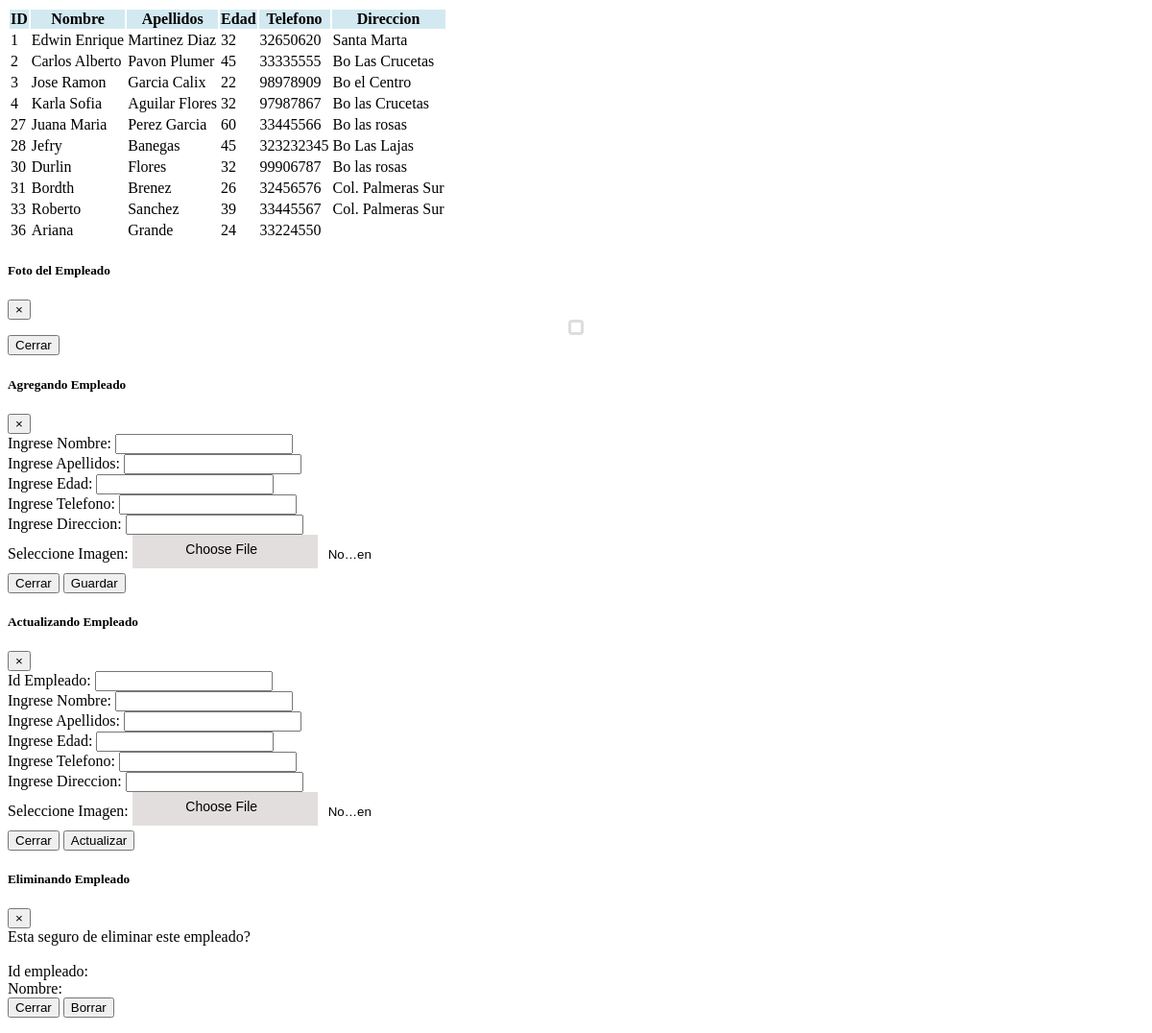
Screenshot of /consultaTablaEmpleados.php with the database file from the repository.
### tables this page shows
CREATE TABLE `empleados` (
  `idempleado` int(11) NOT NULL,
  `nombre` varchar(50) NOT NULL,
  `apellidos` varchar(50) NOT NULL,
  `edad` int(11) NOT NULL,
  `telefono` int(11) DEFAULT NULL,
  `direccion` varchar(100) DEFAULT NULL,
  `imagen` varchar(500) NOT NULL
);

### conexion.php (called while the page is built, shortened)
<?php
class conexion{
    private $servidor="localhost";
    private $usuario="root";
    private $password="";
    private $db="supermercado";
    private $con;
    public function __construct(){
        try{
            $this->con = new PDO("mysql:host=$this->servidor;dbname=$this->db",$this->usuario,$this->password);
            $this->con->setAttribute(PDO::ATTR_ERRMODE,PDO::ERRMODE_EXCEPTION);
        }
        catch(PDOException $e){
            return "Error de conexion " . $e;
        }
    }
    public function consulta($query){
        $sentencia = $this->con->prepare($query);
        $sentencia->execute();
        return $sentencia->fetchAll();
    }
}
?>

### consultaTablaEmpleados.php (the view, shortened to what this page needs)
<?php
    require_once "conexion.php";
    $con = new conexion();
    $sql = "SELECT * FROM empleados";
    $resultado = $con->consulta($sql);
?>
<?php if(count($resultado) > 0) { ?>
<table class="table table-bordered table-striped"  id='datosE'>
    <thead style="background-color: #D3E9F1">
        <tr>
            <th>ID</th>
            <th>Nombre</th>
            <th>Apellidos</th>
            <th>Edad</th>
            <th>Telefono</th>
            <th>Direccion</th>
        </tr>
    </thead>
    <tbody>
        <?php foreach($resultado as $registro){ ?>
                <tr>
                    <td><?php echo $registro['idempleado']; ?></td>
                    <td><?php echo $registro['nombre']; ?></td>
                    <td><?php echo $registro['apellidos']; ?></td>
                    <td><?php echo $registro['edad']; ?></td>
                    <td><?php echo $registro['telefono']; ?></td>
                    <td><?php echo $registro['direccion']; ?></td>
                </tr>
        <?php } ?>
    </tbody>
</table>
<?php } else echo "<p class='lead'><em>No hay regitros</em></p>";
?>
<div class="modal fade" id="imageModal" tabindex="-1" role="dialog" aria-labelledby="exampleModalLabel" aria-hidden="true">
    <div class="modal-dialog" role="document">
        <div class="modal-content">
            <form action="empleados.php" enctype="multipart/form-data" method="post">
                <div class="modal-header">
                    <h5 class="modal-title" id="exampleModalLabel">Foto del Empleado</h5>
                    <button type="button" class="close" data-dismiss="modal" aria-label="Close">
                    <span aria-hidden="true">&times;</span>
                    </button>
                </div>
                <div class="modal-body">
                    <center>
                        <div class="form-group">
                            <img id="imgEmpleado" name="imgEmpleado" alt="">
                        </div>
                    </center>
                </div>
                <div class="modal-footer">
                    <button type="button" class="btn btn-secondary" data-dismiss="modal">Cerrar</button>
                </div>
            </form>
        </div>
    </div>
</div>
<div class="modal fade" id="newModal" tabindex="-1" role="dialog" aria-labelledby="exampleModalLabel" aria-hidden="true">
    <div class="modal-dialog" role="document">
        <div class="modal-content">
            <form action="empleados.php" enctype="multipart/form-data" method="post" onsubmit="return validaCampos('1');">
                <div class="modal-header">
                    <h5 class="modal-title" id="exampleModalLabel">Agregando Empleado</h5>
                    <button type="button" class="close" data-dismiss="modal" aria-label="Close">
                    <span aria-hidden="true">&times;</span>
                    </button>
                </div>
                <div class="modal-body">
                    <div class="form-group">
                        <label>Ingrese Nombre:</label>
                        <input type="text" name="nombre" id="nombre" class="form-control">
                    </div>
                    <div class="form-group">
                        <label>Ingrese Apellidos:</label>
                        <input type="text" name="apellidos" id="apellidos" class="form-control">
                    </div>
                    <div class="form-group">
                        <label>Ingrese Edad:</label>
                        <input type="text" name="edad" id="edad" class="form-control">
                    </div>
                    <div class="form-group">
                        <label>Ingrese Telefono:</label>
                        <input type="text" name="telefono" id="telefono" class="form-control">
                    </div>
                    <div class="form-group">
                        <label>Ingrese Direccion:</label>
                        <input type="text" name="direccion" id="direccion" class="form-control">
                    </div>
                    <div class="form-group">
                        <label>Seleccione Imagen:</label>
                        <input type="file" name="archivo" class="form-control" id="archivo">
                    </div>
                </div>
                <div class="modal-footer">
                    <button type="button" class="btn btn-secondary" data-dismiss="modal">Cerrar</button>
                    <input type="submit" class="btn btn-success" value="Guardar" name="add"/>
                </div>
            </form>
        </div>
    </div>
</div>
<div class="modal fade" id="editModal" tabindex="-1" role="dialog" aria-labelledby="exampleModalLabel" aria-hidden="true">
    <div class="modal-dialog" role="document">
        <div class="modal-content">
            <form action="empleados.php" enctype="multipart/form-data" method="post" onsubmit="return validaCampos('2');">
                <div class="modal-header">
                    <h5 class="modal-title" id="exampleModalLabel">Actualizando Empleado</h5>
                    <button type="button" class="close" data-dismiss="modal" aria-label="Close">
                    <span aria-hidden="true">&times;</span>
                    </button>
                </div>
                <div class="modal-body">
                    <label>Id Empleado:</label>
                    <input type="text" name="idempleado" id="idempleado" class="d-none form-control">
                    <div class="form-group">
                        <label>Ingrese Nombre:</label>
                        <input type="text" name="nombreAct" id="nombreAct" class="form-control">
                    </div>
                    <div class="form-group">
                        <label>Ingrese Apellidos:</label>
                        <input type="text" name="apellidosAct" id="apellidosAct" class="form-control">
                    </div>
                    <div class="form-group">
                        <label>Ingrese Edad:</label>
                        <input type="text" name="edadAct" id="edadAct" class="form-control">
                    </div>
                    <div class="form-group">
                        <label>Ingrese Telefono:</label>
                        <input type="text" name="telefonoAct" id="telefonoAct" class="form-control">
                    </div>
                    <div class="form-group">
                        <label>Ingrese Direccion:</label>
                        <input type="text" name="direccionAct" id="direccionAct" class="form-control">
                    </div>
                    <div class="form-group">
                        <label>Seleccione Imagen:</label>
                        <input type="file" name="archivoAct" class="form-control" id="archivoAct">
                    </div>
                </div>
                <div class="modal-footer">
                    <button type="button" class="btn btn-secondary" data-dismiss="modal">Cerrar</button>
                    <input type="submit" class="btn btn-primary" value="Actualizar" name="edit"/>
                </div>
            </form>
        </div>
    </div>
</div>
<div class="modal fade" id="deleteModal" tabindex="-1" role="dialog" aria-labelledby="exampleModalLabel" aria-hidden="true">
    <div class="modal-dialog" role="document">
            <div class="modal-content">
            <form action="empleados.php" method="post">
                <div class="modal-header">
                    <h5 class="modal-title" id="exampleModalLabel">Eliminando Empleado</h5>
                    <button type="button" class="close" data-dismiss="modal" aria-label="Close">
                    <span aria-hidden="true">&times;</span>
                    </button>
                </div>
                <div class="modal-body">
                    <label>Esta seguro de eliminar este empleado?</label>
                    <div class="form-group">
                        <br>
                        <label for="">Id empleado: </label>
                        <label for="" id="lblEmpleado"></label><br>
                        <label for="">Nombre: </label>
                    </div>
                </div>
                <div class="modal-footer">
                    <button type="button" class="btn btn-secondary" data-dismiss="modal">Cerrar</button>
                    <input type="submit" class="btn btn-danger" value="Borrar" name="del"/>
                </div>
            </form>
        </div>
    </div>
</div>

### consultaTablaEmpleados.php (style rules this page uses)
#imgEmpleado { max-width: 400px; max-height: 400px; border: 3px solid #ddd; border-radius: 4px; padding: 5px; }
#archivo, #archivoAct { padding: 0; }

### rows the page displays
empleados: idempleado "1", nombre "Edwin Enrique", apellidos "Martinez Diaz", edad "32", telefono "32650620", direccion "Santa Marta"
empleados: idempleado "2", nombre "Carlos Alberto", apellidos "Pavon Plumer", edad "45", telefono "33335555", direccion "Bo Las Crucetas"
empleados: idempleado "3", nombre "Jose Ramon", apellidos "Garcia Calix", edad "22", telefono "98978909", direccion "Bo el Centro"
empleados: idempleado "4", nombre "Karla Sofia", apellidos "Aguilar Flores", edad "32", telefono "97987867", direccion "Bo las Crucetas"
empleados: idempleado "27", nombre "Juana Maria", apellidos "Perez Garcia", edad "60", telefono "33445566", direccion "Bo las rosas"
empleados: idempleado "28", nombre "Jefry", apellidos "Banegas", edad "45", telefono "323232345", direccion "Bo Las Lajas"
empleados: idempleado "30", nombre "Durlin", apellidos "Flores", edad "32", telefono "99906787", direccion "Bo las rosas"
empleados: idempleado "31", nombre "Bordth", apellidos "Brenez", edad "26", telefono "32456576", direccion "Col. Palmeras Sur"
empleados: idempleado "33", nombre "Roberto", apellidos "Sanchez", edad "39", telefono "33445567", direccion "Col. Palmeras Sur"
empleados: idempleado "36", nombre "Ariana", apellidos "Grande", edad "24", telefono "33224550"
